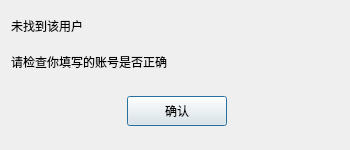
<?xml version="1.0" encoding="UTF-8"?>
<ui version="4.0">
 <class>FindFailDlg</class>
 <widget class="QDialog" name="FindFailDlg">
  <property name="geometry">
   <rect>
    <x>0</x>
    <y>0</y>
    <width>350</width>
    <height>150</height>
   </rect>
  </property>
  <property name="minimumSize">
   <size>
    <width>350</width>
    <height>150</height>
   </size>
  </property>
  <property name="maximumSize">
   <size>
    <width>350</width>
    <height>150</height>
   </size>
  </property>
  <property name="windowTitle">
   <string>Dialog</string>
  </property>
  <layout class="QVBoxLayout" name="verticalLayout">
   <item>
    <widget class="QLabel" name="label">
     <property name="maximumSize">
      <size>
       <width>16777215</width>
       <height>30</height>
      </size>
     </property>
     <property name="text">
      <string>未找到该用户</string>
     </property>
    </widget>
   </item>
   <item>
    <widget class="QLabel" name="label_2">
     <property name="maximumSize">
      <size>
       <width>16777215</width>
       <height>30</height>
      </size>
     </property>
     <property name="text">
      <string>请检查你填写的账号是否正确</string>
     </property>
    </widget>
   </item>
   <item>
    <widget class="QWidget" name="widget" native="true">
     <layout class="QHBoxLayout" name="horizontalLayout">
      <property name="rightMargin">
       <number>4</number>
      </property>
      <item>
       <widget class="ClickedBtn" name="fail_sure_btn">
        <property name="minimumSize">
         <size>
          <width>100</width>
          <height>30</height>
         </size>
        </property>
        <property name="maximumSize">
         <size>
          <width>100</width>
          <height>30</height>
         </size>
        </property>
        <property name="text">
         <string>确认</string>
        </property>
       </widget>
      </item>
     </layout>
    </widget>
   </item>
  </layout>
 </widget>
 <customwidgets>
  <customwidget>
   <class>ClickedBtn</class>
   <extends>QPushButton</extends>
   <header location="global">clickedbtn.h</header>
  </customwidget>
 </customwidgets>
 <resources/>
 <connections/>
</ui>
